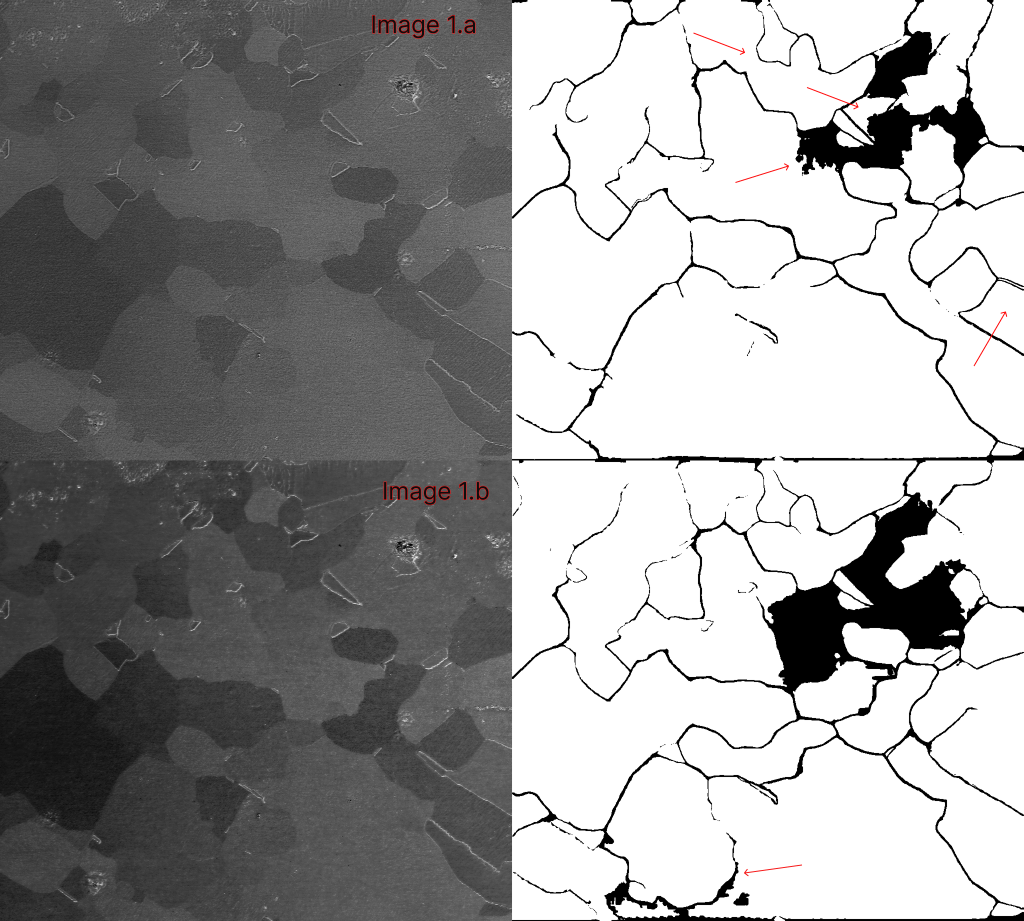
#> input picture assets/example_segmentation.png, 2048 x 1842 px (shown at 1/2 size)
$ python evaluate_metrics.py --pred_dir assets --gt_dir assets
#> lines starting #> are read from the running program, lines starting #| are printed output that depends on the picture; after the words box and inside, x2 and y2 are one past the last pixel; in counts of white or black regions, pixels touching at a corner belong together

import os
import cv2
import numpy as np
import pandas as pd
from pathlib import Path
from tqdm import tqdm
import argparse

def calculate_iou(pred_mask, gt_mask):
    """Intersection over Union."""
    intersection = np.logical_and(pred_mask, gt_mask).sum()
    union = np.logical_or(pred_mask, gt_mask).sum()
    return intersection / (union + 1e-8)

def calculate_dice(pred_mask, gt_mask):
    """Dice coefficient (F1-score)."""
    intersection = np.logical_and(pred_mask, gt_mask).sum()
    return 2 * intersection / (pred_mask.sum() + gt_mask.sum() + 1e-8)

def calculate_precision_recall(pred_mask, gt_mask):
    """Pixel-wise precision and recall."""
    tp = np.logical_and(pred_mask, gt_mask).sum()
    fp = np.logical_and(pred_mask, ~gt_mask).sum()
    fn = np.logical_and(~pred_mask, gt_mask).sum()

    precision = tp / (tp + fp + 1e-8)
    recall = tp / (tp + fn + 1e-8)
    return precision, recall

def calculate_hausdorff(pred_mask, gt_mask):
    """Hausdorff distance between boundaries (Optional)."""
    try:
        from scipy.spatial.distance import directed_hausdorff
    except ImportError:
        return np.nan

    pred_points = np.argwhere(pred_mask)
    gt_points = np.argwhere(gt_mask)

    if len(pred_points) == 0 or len(gt_points) == 0:
        return float('inf')

    d1 = directed_hausdorff(pred_points, gt_points)[0]
    d2 = directed_hausdorff(gt_points, pred_points)[0]
    return max(d1, d2)

def evaluate_all_metrics(pred_mask, gt_mask):
    """Compute all metrics for a single image."""
    prec, rec = calculate_precision_recall(pred_mask, gt_mask)
    return {
        'iou': calculate_iou(pred_mask, gt_mask),
        'dice': calculate_dice(pred_mask, gt_mask),
        'precision': prec,
        'recall': rec,
        'hausdorff': calculate_hausdorff(pred_mask, gt_mask)
    }

def evaluate_dataset(pred_dir, gt_dir, output_csv):
    """Evaluate all predictions against ground truth."""
#> called with pred_dir = 'assets', gt_dir = 'assets', output_csv = 'data/evaluation/metrics.csv'
    pred_dir = Path(pred_dir)
    gt_dir = Path(gt_dir)

    if not gt_dir.exists():
        print(f"Error: Ground truth directory {gt_dir} not found.")
        return

    results = []

    print(f"Evaluating predictions in {pred_dir} against {gt_dir}...")

    for gt_path in gt_dir.glob("*.png"):
        # Match by filename
        pred_path = pred_dir / gt_path.name

        if not pred_path.exists():
            # Try png -> jpg mapping just in case
            pred_path_jpg = pred_dir / (gt_path.stem + ".jpg")
            if pred_path_jpg.exists():
                pred_path = pred_path_jpg
            else:
                print(f"Warning: No prediction for {gt_path.name}")
                continue

        # Load and binarize
        gt_mask = cv2.imread(str(gt_path), cv2.IMREAD_GRAYSCALE)
#> gt_mask: shape (1842, 2048); min 0, max 255, mean 153.9
        pred_mask = cv2.imread(str(pred_path), cv2.IMREAD_GRAYSCALE)

        if gt_mask is None or pred_mask is None:
            print(f"Error reading {gt_path.name}")
            continue

        gt_mask = gt_mask > 127
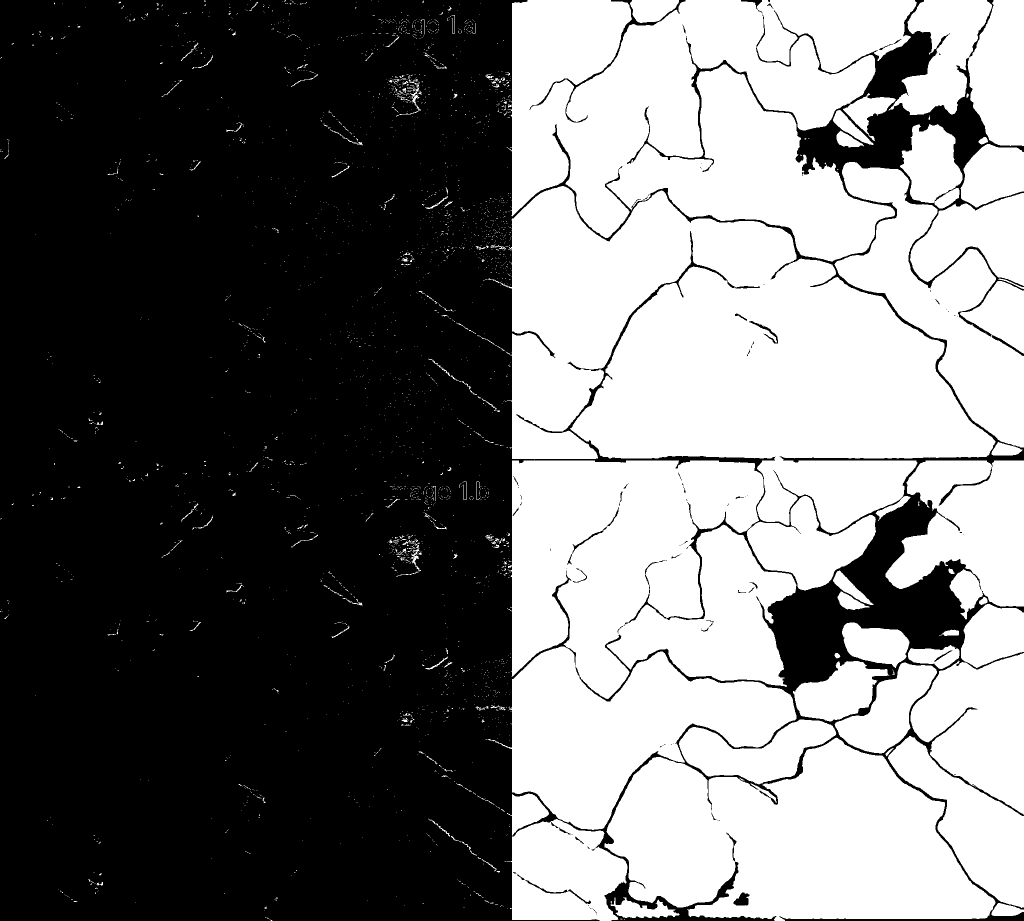
#> gt_mask: shape (1842, 2048) bool (shown at 1/2 size); 45.5% white; 2767 white regions (2592 under 20 px), largest, box (x1, y1, x2, y2) and area: (976, 372, 1991, 1066) 406531, (976, 921, 1752, 1660) 343276, (1015, 0, 1834, 523) 299291
        pred_mask = pred_mask > 127

        # Resize if necessary (robustness)
        if gt_mask.shape != pred_mask.shape:
             pred_mask = cv2.resize(pred_mask.astype(np.uint8), (gt_mask.shape[1], gt_mask.shape[0]), interpolation=cv2.INTER_NEAREST) > 0

        metrics = evaluate_all_metrics(pred_mask, gt_mask)
#> in calculate_precision_recall, `tp = np.logical_and(pred_mask, gt_mask).sum()`: tp = 1717325
#> in calculate_precision_recall, `fp = np.logical_and(pred_mask, ~gt_mask).sum()`: fp = 0
#> in calculate_precision_recall, `precision = tp / (tp + fp + 1e-8)`: precision = 1
#> in calculate_iou, `intersection = np.logical_and(pred_mask, gt_mask).sum()`: intersection = 1717325
#> in calculate_hausdorff, `pred_points = np.argwhere(pred_mask)`: pred_points = 1717325 pairs, first value 0 to 1841, second value 0 to 2047
#> in calculate_hausdorff, `gt_points = np.argwhere(gt_mask)`: gt_points has the same summary as pred_points
#> (the run stopped early here; a loop or call above may not have finished)
